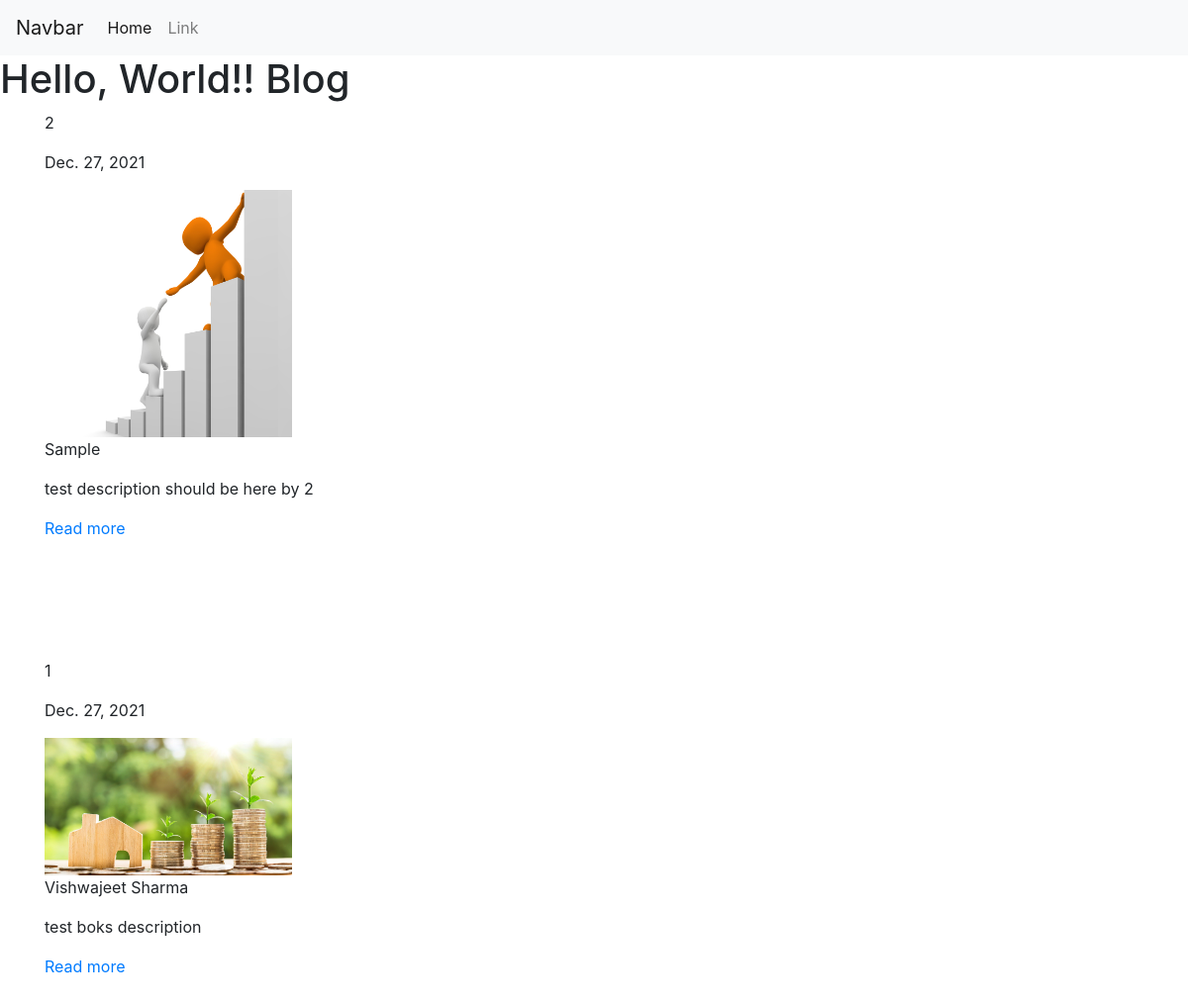
The page / on the database its author committed.
### blog/models.py (models this page shows, shortened)
class blogpost(models.Model):
    name = models.CharField(max_length=60)
    description = models.CharField(max_length=255)
    slug = models.CharField(max_length=100)
    featured_image = models.ImageField(upload_to="blog/featrued_image/")
    main_image = models.ImageField(upload_to="blog/main_image/")
    content = models.TextField()
    date = models.DateField(auto_now=True, null=True, blank=True)

### blog/views.py (the view)
# urls.py: path('', views.blog, name="blog"),
def blog(request):
    blog = blogpost.objects.all().order_by("-id")
    return render(request, 'blog/blog.html', {"blogs":blog})

### blog/templates/blog/blog.html (shortened to what this page needs)
{% extends 'blog/base.html' %}
{% block body %}
    <h1>Hello, World!! Blog</h1>
    {% for blog in blogs %}
        <div class="container mb-4">
            <p> {{blog.id}} </p>
            <p> {{blog.date}} </p>
            <img src="/media/{{blog.featured_image}}" width="250px" >
            <p> {{blog.name}} </p>
            <p> {{blog.description}} </p>
            <a href="/blog/{{blog.slug}}">Read more</a>
        </div>
        <br><br><br><br>
    {% endfor %}
{% endblock body %}

### rows shown on the page
blogpost: id "2", date "Dec. 27, 2021", featured_image (picture), name "Sample", description "test description should be here by 2"
blogpost: id "1", date "Dec. 27, 2021", featured_image (picture), name "Vishwajeet Sharma", description "test boks description"
